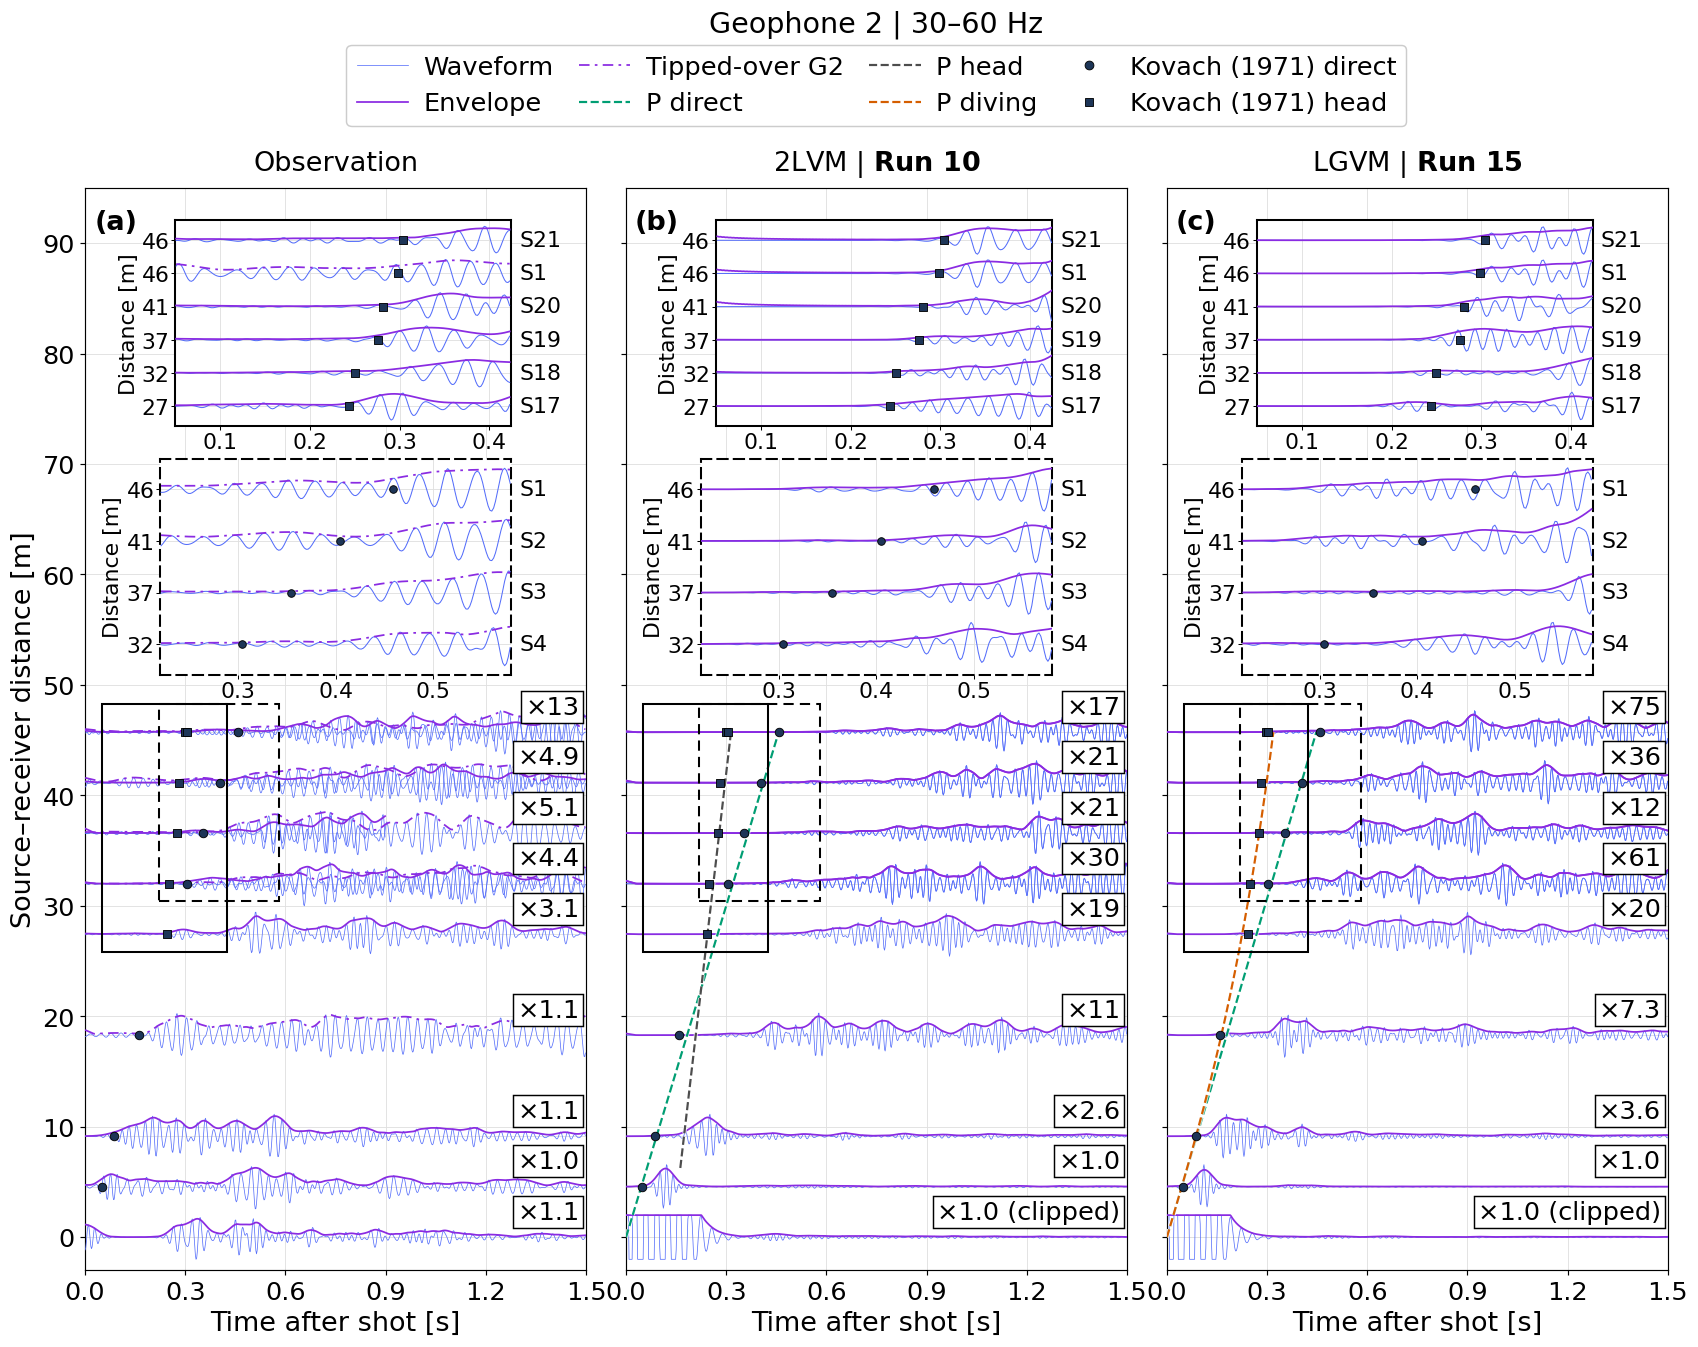

This chart was generated by the following Python code:
"""Figure 10: geophone 2 record section, observed and simulated (Runs 10 and 15), 30-60 Hz."""

import csv
from pathlib import Path

import matplotlib.patheffects as pe
import matplotlib.pyplot as plt
import numpy as np
from matplotlib.lines import Line2D
from matplotlib.patches import Rectangle
from matplotlib.ticker import MultipleLocator
from netCDF4 import Dataset, chartostring
from obspy import read
from obspy.signal.filter import bandpass, envelope
from scipy.signal import detrend

SEGY_DIR = "path/to/segy_data"   # shot_<N>_apollo_14.segy files and apollo14_ase_data_catalog.txt
RUNS_DIR = "path/to/runs"   # AxiSEM3D run folders A14_Run<NN>_* (input/ and output/stations/shot_17/)
PICKS_FILE = "path/to/apollo14_previous_p_wave_picks_97.txt"   # published P-wave picks table

SHORT_SHOTS = (12, 19)   # records that stop early
TIPPED_SHOTS = (1, 2, 3, 4, 7)   # shots recorded while G2 was tipped over
TMAX = 5.0   # s, processed record length (gains use all of it)
WINDOW = (0.0, 1.5)   # s, drawn time window


def read_catalogue():
    """Source-receiver distances [m] to G1, G2, G3 for each shot."""
    with open(Path(SEGY_DIR) / "apollo14_ase_data_catalog.txt", encoding="utf-8-sig") as f:
        rows = csv.DictReader(f, delimiter="\t")
        return {int(r["ASE_data"].split()[-1]): [float(r[f"Distance_G{g}_m"]) for g in (1, 2, 3)]
                for r in rows}


def read_stations(run):
    """Source-receiver distance [m] of every station in the run's shot-17 station file."""
    distances = {}
    for line in (run / "input/shot_17.txt").read_text().splitlines():
        fields = line.split("#")[0].split()
        if len(fields) >= 6:
            distances[fields[0]] = float(fields[2])
    return distances


def read_synthetics(run, names):
    """Time axis and vertical displacement (U3) of the named stations."""
    u3 = {}
    for path in (run / "output/stations/shot_17").glob("axisem3d_synthetics.nc.rank*"):
        with Dataset(path) as ds:
            ds.set_auto_chartostring(False)
            stations = [s.split(".")[-1] for s in chartostring(ds["list_station"][:].filled(b""))]
            channel = list(chartostring(ds["list_channel"][:])).index("U3")
            time = np.asarray(ds["data_time"][:])
            for i, name in enumerate(stations):
                if name in names:
                    u3[name] = np.asarray(ds["data_wave"][i, channel, :], dtype=float)
    return time, u3


def read_vp(run):
    """Depth [m] and P-wave velocity [m/s] from the run's .bm model file."""
    rows = [line.split() for line in next((run / "input").glob("*.bm")).read_text().splitlines()]
    table = 1000 * np.array([r[:2] for r in rows if r and r[0][0].isdigit()], dtype=float)
    return table[:, 0], table[:, 1]


def read_kovach_g2_picks():
    """Kovach (1971) picks on G2 as (phase, shot, offset [m], time [s])."""
    picks = []
    for line in Path(PICKS_FILE).read_text(encoding="utf-8-sig").splitlines():
        fields = line.split()
        if len(fields) == 7 and fields[0] == "Kovach_1971" and fields[3] == "G2":
            picks.append((fields[1], int(fields[2]), float(fields[5]), float(fields[6])))
    return picks


def filter_trace(x, fs):
    """Remove the linear trend, then 30-60 Hz zero-phase band-pass with 0.25 s reflected padding."""
    i = np.arange(len(x))
    x = x - np.polyval(np.polyfit(i, x, 1), i)
    x = x - x.mean()
    n = min(round(0.25 * fs), len(x) - 1)
    return bandpass(np.pad(x, n, mode="reflect"), 30, 60, fs, corners=4, zerophase=True)[n:n + len(x)]


def smooth_envelope(x, fs):
    """Envelope smoothed with a 0.05 s moving average."""
    n = round(0.05 * fs)
    return np.convolve(np.pad(envelope(x), (n // 2, n - 1 - n // 2), mode="edge"), np.ones(n) / n, mode="valid")


def process_observed(raw, fs, short):
    """Cut trailing zeros and anything after 5 s, filter; short records also lose their last 0.1 s."""
    stop = min(np.flatnonzero(raw)[-1] + 1, int(TMAX * fs) + 1)
    wave = filter_trace(raw[:stop], fs)
    env = smooth_envelope(wave, fs)
    time = np.arange(len(wave)) / fs
    if short:
        keep = time <= time[-1] - 0.1
        time, wave, env = time[keep], wave[keep], env[keep]
    return time, wave, env


def process_synthetic(time, u):
    """Displacement to velocity (fourth-order differences), then filter the first 5 s."""
    dt = np.median(np.diff(time))
    u = detrend(u)
    v = np.gradient(u, dt, edge_order=2)
    v[2:-2] = (u[:-4] - 8 * u[1:-3] + 8 * u[3:-1] - u[4:]) / (12 * dt)
    keep = (time >= 0) & (time <= TMAX)
    wave = filter_trace(v[keep], 1 / dt)
    return time[keep], wave, smooth_envelope(wave, 1 / dt)


def receiver_at(stations, x):
    """Name of the R17xx profile receiver at distance x [m]."""
    return next(n for n, d in stations.items() if n.startswith("R17") and abs(d - x) <= 0.08)


catalogue = read_catalogue()
shot = np.array(list(catalogue))
distance = np.array([d[1] for d in catalogue.values()])   # G2
g1_distances = [d[0] for d in catalogue.values() if d[0] > 0]
tipped = np.isin(shot, TIPPED_SHOTS)

# Observed G2; gain relative to the largest peak over all shots
processed = []
for s in shot:
    trace = read(str(Path(SEGY_DIR) / f"shot_{s}_apollo_14.segy"), format="SEGY")[1]
    processed.append(process_observed(trace.data.astype(float), trace.stats.sampling_rate, s in SHORT_SHOTS))
peaks = np.array([np.max(np.abs(wave)) for _, wave, _ in processed])
traces = {"obs": [(time, wave / p, env / p, peaks.max() / p) for (time, wave, env), p in zip(processed, peaks)]}

# Synthetics at the receivers matching each G2 distance. The gain reference is the largest peak
# along the receiver profile at the G1 distances (as in Figure 9); the receiver at the source is
# drawn at that reference gain and clipped.
models = {}
for number in (10, 15):
    run = next(Path(RUNS_DIR).glob(f"A14_Run{number:02d}_*"))
    stations = read_stations(run)
    names = [receiver_at(stations, x) for x in distance]
    profile = [receiver_at(stations, x) for x in g1_distances]
    time, u3 = read_synthetics(run, names + profile)
    fs = 1 / np.median(np.diff(time))
    reference = max(np.max(np.abs(process_synthetic(time, u3[name])[1])) for name in profile)
    key = f"run{number}"
    traces[key] = []
    for name, d in zip(names, distance):
        t, wave, env = process_synthetic(time, u3[name])
        if d == 0:   # envelope with 0.5 s reflected padding so the source pulse does not wrap around
            n = round(0.5 * fs)
            env = smooth_envelope(np.pad(wave, n, mode="reflect"), fs)[n:-n]
            traces[key].append((t, np.clip(wave / reference, -1, 1), np.clip(env / reference, 0, 1), 1.0))
        else:
            p = np.max(np.abs(wave))
            traces[key].append((t, wave / p, env / p, reference / p))
    models[key] = read_vp(run)
    x_max = max(stations[name] for name in names)

# P-wave travel times [s] in the best two-layer (Run 10) and linear-gradient (Run 15) models
x = np.linspace(0, x_max, 1000)
depth, vp = models["run10"]
v0, v1, h = vp[0], vp[-1], depth[np.flatnonzero(np.diff(vp))[0]]
run10_direct = x / v0
run10_head = x / v1 + 2 * h * np.cos(np.arcsin(v0 / v1)) / v0
run10_head[x < 2 * h * np.tan(np.arcsin(v0 / v1))] = np.nan   # no head wave before the critical distance

depth, vp = models["run15"]
v0, gradient = vp[0], (vp[-1] - vp[0]) / depth[-1]
run15_direct = x / v0
run15_diving = 2 / gradient * np.arcsinh(gradient * x / (2 * v0))
turning_depth = (np.sqrt(v0 ** 2 + (gradient * x / 2) ** 2) - v0) / gradient
run15_diving[turning_depth > depth[-1]] = np.nan

# Kovach (1971) picks on G2
pick_phase, pick_shot, pick_offset, pick_time = (np.array(column) for column in zip(*read_kovach_g2_picks()))
head_end = pick_time[pick_phase == "HEAD"].max() + 0.12

# Plot
FS = 18.5
FS_INSET = 15
plt.rcParams.update({"font.size": FS, "xtick.labelsize": FS - 1, "ytick.labelsize": FS - 1})
WAVE = "#546DFA"
ENVELOPE = "#8A2BE2"
DIRECT = "#009E73"
HEAD = "#4D4D4D"
DIVING = "#D55E00"
PICK = "#1D3557"
TIPPED = (0, (6, 3, 1.5, 3))   # envelope style for the tipped-over G2 records
WIGGLE = 2.0
markers = {"DIRECT": "o", "HEAD": "s"}
order = np.argsort(distance, kind="stable")


def add_inset(ax, key, phase, window, box, linestyle):
    """Zoom on the records with a Kovach (1971) pick of this phase, each normalised in the window."""
    t0, t1 = window
    picked = (pick_phase == phase) & (pick_time >= t0) & (pick_time <= t1)
    rows = sorted(np.flatnonzero(np.isin(shot, pick_shot[picked])), key=lambda i: (distance[i], shot[i]))
    y0, y1 = distance[rows].min() - 1.6, distance[rows].max() + 2.6
    ax.add_patch(Rectangle((t0, y0), t1 - t0, y1 - y0, fill=False, lw=1.4, ls=linestyle, zorder=15))

    ins = ax.inset_axes([box[0], box[1] - box[3], box[2], box[3]])
    for row, i in enumerate(rows):
        time, wave, env, _ = traces[key][i]
        keep = (time >= t0) & (time <= t1)
        peak = np.max(np.abs(wave[keep]))
        ins.plot(time[keep], row + 0.42 * wave[keep] / peak, color=WAVE, lw=0.7, zorder=5)
        ins.plot(time[keep], row + 0.42 * env[keep] / peak, color=ENVELOPE, lw=1.2,
                 ls=TIPPED if key == "obs" and tipped[i] else "-", zorder=6)
        ins.text(t1 + 0.025 * (t1 - t0), row, f"S{shot[i]}", va="center", fontsize=FS_INSET)
        for t in pick_time[picked & (pick_shot == shot[i])]:
            ins.scatter(t, row, marker=markers[phase], s=27, facecolors=PICK,
                        edgecolors="black", linewidths=0.6, zorder=10)
    ins.set(xlim=window, ylim=(-0.6, len(rows) - 0.4))
    ins.set_yticks(range(len(rows)))
    ins.set_yticklabels([f"{distance[i]:.0f}" for i in rows])
    ins.set_ylabel("Distance [m]", fontsize=FS_INSET, labelpad=2)
    ins.xaxis.set_major_locator(MultipleLocator(0.1))
    ins.tick_params(labelsize=FS_INSET, length=2.5, width=0.7, pad=1.5)
    ins.set_axisbelow(True)
    ins.grid(color="0.88", lw=0.6)
    for spine in ins.spines.values():
        spine.set(linewidth=1.4, linestyle=linestyle)


panels = [("obs", "Observation", []),
          ("run10", r"2LVM | $\mathbf{Run\ 10}$", [(run10_direct, DIRECT), (run10_head, HEAD)]),
          ("run15", r"LGVM | $\mathbf{Run\ 15}$", [(run15_direct, DIRECT), (run15_diving, DIVING)])]

fig, axes = plt.subplots(1, 3, figsize=(16.5, 13.0), sharey=True)
fig.subplots_adjust(left=0.075, right=0.985, bottom=0.07, top=0.86, wspace=0.08)

for letter, ax, (key, title, arrivals) in zip("abc", axes, panels):
    for i in order:
        time, wave, env, _ = traces[key][i]
        keep = (time >= WINDOW[0]) & (time <= WINDOW[1])
        ax.axhline(distance[i], color="0.88", lw=0.6, zorder=1)
        ax.plot(time[keep], distance[i] + WIGGLE * wave[keep], color=WAVE, lw=0.5, zorder=8)
        ax.plot(time[keep], distance[i] + WIGGLE * env[keep], color=ENVELOPE, lw=1.2,
                ls=TIPPED if key == "obs" and tipped[i] else "-", zorder=9)

    factor = np.array([f for *_, f in traces[key]])
    for d in np.unique(distance):   # one gain label per distance (the larger one)
        f = factor[distance == d].max()
        label = f"×{f:.1f}" if f < 10 else f"×{f:.0f}"
        if key != "obs" and d == 0:
            label += " (clipped)"
        ax.text(1.48, d + 1.15 * WIGGLE, label, ha="right", va="center", fontsize=FS - 1,
                bbox=dict(boxstyle="square,pad=0.15", fc="white", ec="black", lw=1.0), zorder=25)

    for phase, marker in markers.items():
        ax.scatter(pick_time[pick_phase == phase], pick_offset[pick_phase == phase], marker=marker,
                   s=34, facecolors=PICK, edgecolors="black", linewidths=0.6, zorder=30)

    for times, colour in arrivals:
        line, = ax.plot(times, x, color=colour, ls="--", lw=1.5, zorder=12)
        line.set_path_effects([pe.Stroke(linewidth=2.8, foreground="white", alpha=0.75), pe.Normal()])

    add_inset(ax, key, "HEAD", (0.05, head_end), (0.18, 0.970, 0.67, 0.19), "-")
    add_inset(ax, key, "DIRECT", (0.22, 0.58), (0.15, 0.750, 0.70, 0.20), (0, (5, 3)))

    ax.set_title(title, fontsize=FS, pad=12)
    ax.text(0.018, 0.98, f"({letter})", transform=ax.transAxes, ha="left", va="top",
            fontsize=FS, fontweight="bold",
            bbox=dict(boxstyle="square,pad=0.10", fc="white", ec="none", alpha=0.95), zorder=40)
    ax.set(xlim=WINDOW, ylim=(-3, 95), xlabel="Time after shot [s]")
    ax.xaxis.set_major_locator(MultipleLocator(0.3))
    ax.yaxis.set_major_locator(MultipleLocator(10))
    ax.set_axisbelow(True)
    ax.grid(color="0.88", lw=0.6)

axes[0].set_ylabel("Source–receiver distance [m]")

handles = [Line2D([], [], color=WAVE, lw=0.5, label="Waveform"),
           Line2D([], [], color=ENVELOPE, lw=1.2, label="Envelope"),
           Line2D([], [], color=ENVELOPE, lw=1.2, ls=TIPPED, label="Tipped-over G2"),
           Line2D([], [], color=DIRECT, lw=1.5, ls="--", label="P direct"),
           Line2D([], [], color=HEAD, lw=1.5, ls="--", label="P head"),
           Line2D([], [], color=DIVING, lw=1.5, ls="--", label="P diving")]
handles += [Line2D([], [], ls="none", marker=marker, markersize=6, markerfacecolor=PICK,
                   markeredgecolor="black", markeredgewidth=0.6, label=f"Kovach (1971) {phase.lower()}")
            for phase, marker in markers.items()]
fig.legend(handles=handles, loc="upper center", bbox_to_anchor=(0.53, 0.974), ncol=4,
           fontsize=FS - 1, framealpha=1.0, columnspacing=1.0, handletextpad=0.6)
fig.suptitle("Geophone 2 | 30–60 Hz", x=0.53, y=0.99, fontsize=FS + 1)

fig.savefig("Figure10.png", dpi=105.4, bbox_inches="tight", facecolor="white")
